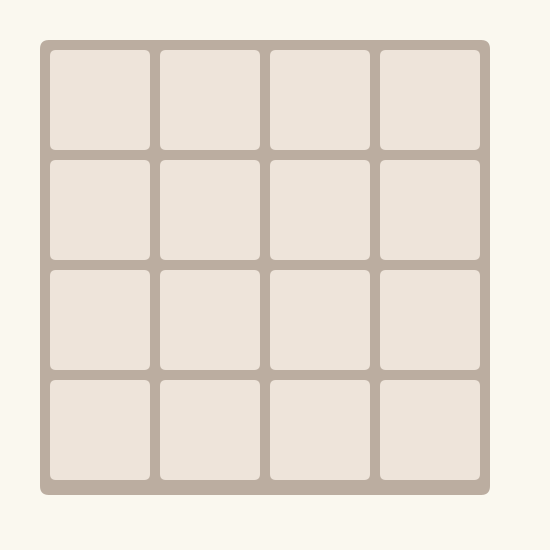
Frame 1 (no input)
Frame 60 (the mouse pressed at the canvas centre just before this capture): identical to frame 1, image omitted
Frame 120 (the mouse held since frame 60 and released just before this capture): identical to frame 1, image omitted

The Processing sketch that drew this single still picture (run headless with seeded random() and noise(); from frame 60 on, the mouse is pressed at the canvas centre):

// Processing sketch: week09_4_processing_2048_again
// ── week09_4_processing_2048_again.pde
//week09-4-processing-2048-again
//自己寫2048配上聲音 慢慢來
void setup(){
  size(550, 550);
}
void draw(){
  background(250, 248, 239); //淡淡的背景色
  noStroke(); //不要黑線
  fill(187, 173, 160); //大格子色彩
  rect(40, 40, 450, 455, 9); //大格子
  for(int i=0; i<4; i++){ //用迴圈 畫4X4格子
    for(int j=0; j<4; j++){
      int x =50 +  j*(100+10), y = 50 +i*(100+10); // 加點位移 間隔
      fill(238, 228, 218); // 小格子色彩
      rect(x, y, 100, 100, 6);
    }
  }
}
